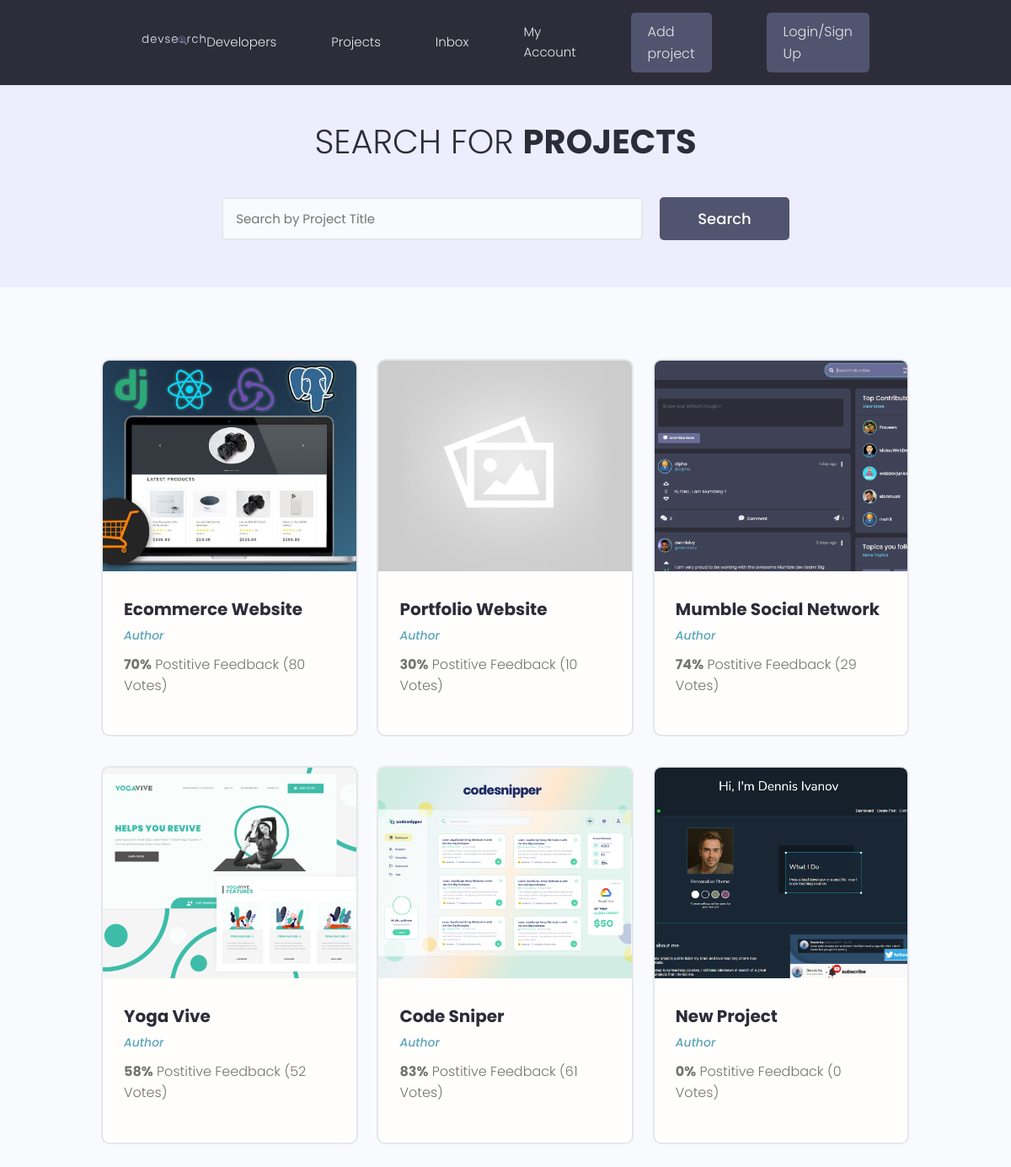
Before: / with the older database file.
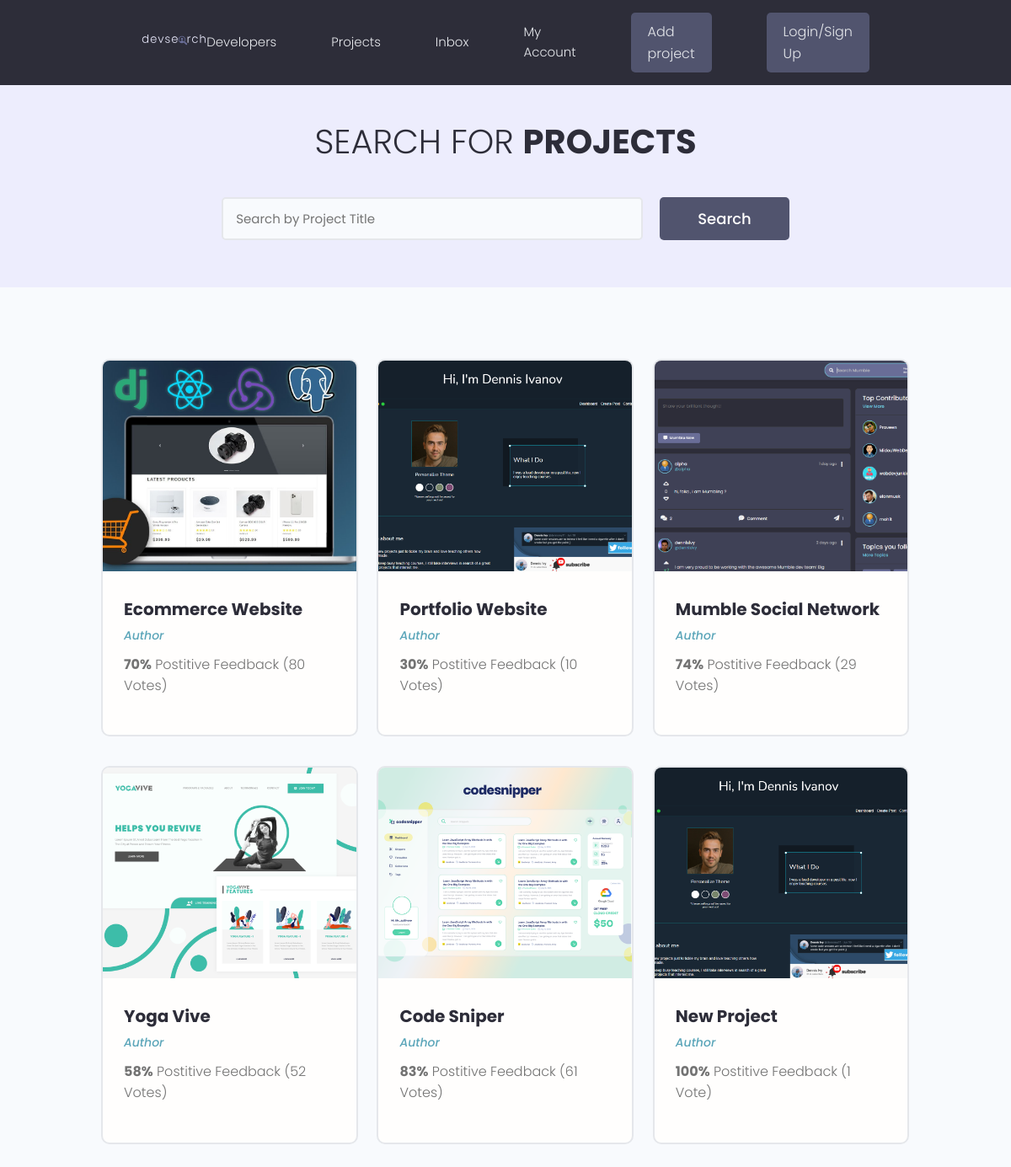
After: the same page with the newer database file.
### projects/models.py (models this page shows, shortened)
class Project(models.Model):
    title = models.CharField(max_length=200)
    description = models.TextField(null=True, blank=True)
    featured_image = models.ImageField(null=True, blank=True, default = "default.jpg")
    demo_link = models.CharField(max_length=2000, null=True, blank=True)
    source_link = models.CharField(max_length=2000, null=True, blank=True)
    tags = models.ManyToManyField('Tag', blank=True)
    vote_total = models.IntegerField(default=0, null=True, blank=True)
    vote_ratio = models.IntegerField(default=0, null=True, blank=True)
    created = models.DateTimeField(auto_now_add=True)
    id = models.UUIDField(default=uuid.uuid4, unique=True, primary_key=True, editable=False)

### projects/views.py (the view)
# urls.py: path('', include('projects.urls'))
def projects(request):
    projects = Project.objects.all()
    context = {
        'projects' : projects,
    }
    return render(request, 'projects/projects.html', context)

### projects/templates/projects/projects.html (shortened to what this page needs)
{% extends "main.html" %}
{%load static%}
{%block content%}
  <main class="projects">
    <section class="hero-section text-center">
      <div class="container container--narrow">
        <div class="hero-section__box">
          <h2>Search for <span>Projects</span></h2>
        </div>
        <div class="hero-section__search">
          <form class="form" action="#" method="get">
            <div class="form__field">
              <input class="input input--text" id="formInput#search" type="text" name="text"
                placeholder="Search by Project Title" />
            </div>
            <input class="btn btn--sub btn--lg" type="submit" value="Search" />
          </form>
        </div>
      </div>
    </section>
    <section class="projectsList">
      <div class="container">
        <div class="grid grid--three">
        {%for project in projects%}
          <div class="column">
            <div class="card project">
              <a href="{%url 'project' project.id%}" class="project">
                <img class="project__thumbnail" src="{{project.featured_image.url}}" alt="project thumbnail" />
                <div class="card__body">
                  <h3 class="project__title">{{project.title}}</h3>
                  <p><a class="project__author" href="{%url 'project' project.id%}">Author</a></p>
                  <p class="project--rating">
                    <span style="font-weight: bold;">{{project.vote_ratio}}%</span> Postitive
                    Feedback ({{project.vote_total}} Vote{{project.vote_total|pluralize:"s"}})
                  </p>
                </div>
              </a>
            </div>
          </div>
          {%endfor%}
        </div>
      </div>
    </section>
  </main>
{%endblock%}

### projects/templates/main.html (shortened to what this page needs)
<!DOCTYPE html>
{%load static%}
<html lang="en">
<head>
    <link rel="stylesheet" href="https://cdn.iconmonstr.com/1.3.0/css/iconmonstr-iconic-font.min.css" />
    <link rel="stylesheet" href="{%static 'uikit/styles/uikit.css'%}" />
    <link rel="stylesheet" href="{%static 'styles/app.css'%}" />
</head>
<body>
    {%include 'navbar.html'%}
    {%block content%}
    {%endblock%}
</body>
</html>

### projects/templates/navbar.html (shortened to what this page needs)
{%load static%}
<header class="header">
  <div class="container container--narrow">
    <a href="{%url 'projects'%}" class="header__logo">
      <img src="{%static 'images/logo.svg'%}" alt="DevSearch Logo" />
    </a>
    <nav class="header__nav">
      <ul class="header__menu">
        <li class="header__menuItem"><a href="">Developers</a></li>
        <li class="header__menuItem"><a href="{%url 'projects'%}">Projects</a></li>
        <li class="header__menuItem"><a href="">Inbox</a></li>
        <li class="header__menuItem"><a href="">My Account</a></li>
        <li class="header__menuItem"><a href="{%url 'createProject'%}" class="btn btn--sub">Add project</a></li>
        <li class="header__menuItem"><a href="" class="btn btn--sub">Login/Sign Up</a></li>
      </ul>
    </nav>
  </div>
</header>

### static/styles/app.css (style rules this page uses)
:root { --color-sub: #2d2d39; }
.btn--sub { background-color: var(--color-sub-light); }
.card { border: 2px solid var(--color-light); }
img { width: 100%; }
.header { position: sticky; z-index: 111; background-color: var(--color-sub); padding: 1.5rem 0; }
.header > .container { display: flex; justify-content: space-between; align-items: center; }
.header__logo > img { height: 3.8rem; }
.header__nav > ul { display: inline-flex; align-items: center; list-style: none; gap: 6.5rem; }
.header__menuItem > a { color: var(--color-light); font-weight: 300; }
.hero-section { height: 40vh; display: flex; align-items: center; background-color: var(--color-sub); }
.hero-section__box { margin-bottom: 4rem; }
.hero-section__box > h2, .hero-section__box > h2 > span { font-size: 4rem; color: var(--color-light); line-height: 1.3; text-transform: uppercase; }
.hero-section__box > h2 { font-weight: 300; }
.hero-section__box > h2 > span { font-weight: 700; }
.hero-section__search > .form { display: flex; align-items: center; justify-content: center; gap: 2rem; }
.hero-section__search > .form input.input--text { width: 50rem; }
.project__author { font-size: 1.4rem; font-style: italic; }
.project--rating { margin-bottom: 1.6em; margin-top: .5em; }
.projects > .hero-section { background: var(--color-sub-lighter); height: 30vh; }
.projects .hero-section__box { margin-bottom: 2.5rem; }
.projects .hero-section__box > h2 { color: var(--color-sub); }
.projects .hero-section__box > h2 > span { font-weight: 700; color: var(--color-sub); }
.projectsList { margin-top: 8rem; }
.project__thumbnail { height: 25rem; object-fit: cover; object-position: top center; }
.project__title { font-size: 2rem; font-weight: 700; color: var(--color-sub); }

### static/uikit/styles/modules/_variables.css (style rules this page uses)
:root { --color-main: #5aa5b9; --color-main-light: #e6faff; --color-sub: #3f4156; --color-sub-light: #51546e; --color-sub-lighter: #ededfd; --color-text: #737373; --color-gray: #8b8b8b; --color-light: #e5e7eb; --color-light-gray: #767676; --color-bg: #f8fafd; --color-white: #fffefd; --color-white-light: #f3f3f3; --color-success: #359e64; --color-success-bg: #def8e8; --color-error: #fc4b0b; --color-error-bg: #fff2ee; --font-base: 'Poppins', arial, helvetica, 'Segoe UI', roboto, ubuntu, sans-serif; --font-monospace: 'Fira Code', 'Courier New', courier, monospace; --font-regular: 300; --font-medium: 500; --font-bold: 700; --generic-shadow: 1px 1px 5px #00000010; --generic-transition: all 0.3s ease-in-out; }

### static/uikit/styles/modules/_base.css (style rules this page uses)
* { margin: 0; padding: 0; box-sizing: border-box; text-rendering: optimizeLegibility; color: inherit; font-size: inherit; }
html { font-size: 50%; }
@media only screen and (min-width: 480px) { html { font-size: 56.25%; } }
@media only screen and (min-width: 1200px) { html { font-size: 62.5%; } }
body { line-height: 1.6; font-weight: 400; font-size: 1.5rem; color: var(--color-text); background-color: var(--color-bg); min-height: 100vh; }

### static/uikit/styles/modules/_typography.css (style rules this page uses)
* { font-family: var(--font-base); }
h2 { font-size: 3.6rem; font-weight: var(--font-bold); }
h3 { font-size: 3.2rem; font-weight: var(--font-medium); }
p, span, strong { font-size: 1.6rem; color: var(--color-text); font-weight: var(--font-regular); }
a { padding-bottom: 2px; text-decoration: none; display: inline-block; color: var(--color-main); font-weight: var(--font-medium); }

### static/uikit/styles/modules/_utilities.css (style rules this page uses)
.container { width: 92%; max-width: 165rem; margin: 0 auto; box-sizing: border-box; }
.container--narrow { width: 92%; max-width: 120rem; }
@media screen and (min-width: 1000px) { .container { width: 90%; } }
@media screen and (min-width: 1000px) { .container--narrow { width: 85%; } }
@media screen and (min-width: 1200px) { .container { width: 80%; } }
@media screen and (min-width: 1200px) { .container--narrow { width: 72%; } }
.text-center { text-align: center; }

### static/uikit/styles/modules/_button.css (style rules this page uses)
.btn { display: inline-block; position: relative; cursor: pointer; background-color: var(--color-light); font-weight: var(--font-medium); color: var(--color-sub); text-decoration: none; padding: 1rem 2rem; border-radius: 0.5rem; border: none; width: -webkit-fit-content; width: -moz-fit-content; width: fit-content; height: -webkit-fit-content; height: -moz-fit-content; height: fit-content; font-size: 1.6rem; outline-width: 0; outline-color: transparent; -webkit-backface-visibility: hidden; backface-visibility: hidden; transition: all 0.3s ease-in-out; }
.btn--sub { background-color: var(--color-sub); color: var(--color-white); }
.btn--lg { font-size: 1.8rem; padding: 1.2rem 4.5rem; }

Changed rows visible on the page:
changed Project "Portfolio Website": featured_image: picture added in place of a placeholder
changed Project "New Project": vote_ratio "0" → "100"; vote_total "0" → "1"
